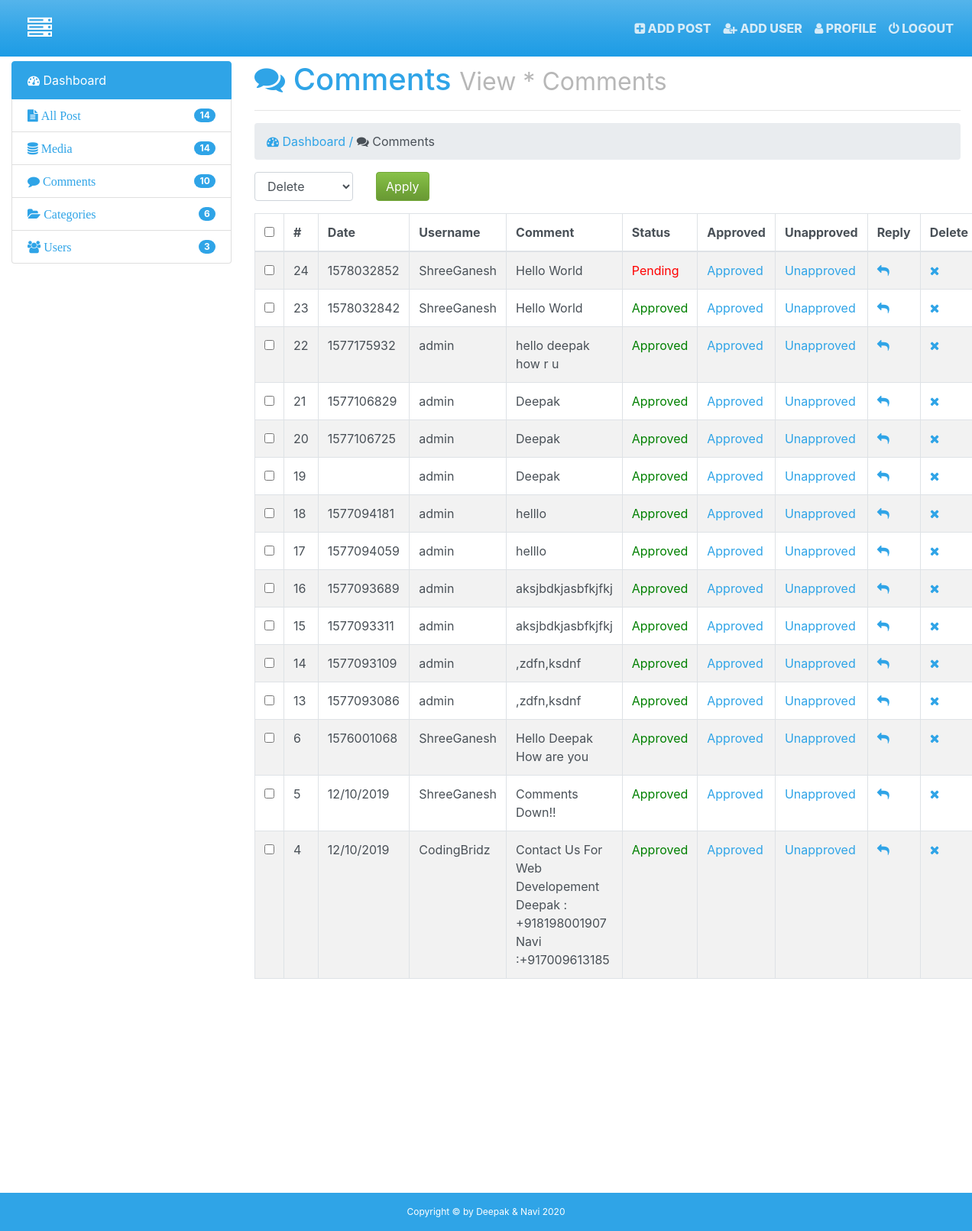
Screenshot of /admin/comments.php (signed in) with the database file from the repository.
### tables this page shows
CREATE TABLE `comments` (
  `id` int(11) NOT NULL,
  `date` varchar(100) NOT NULL,
  `name` varchar(255) NOT NULL,
  `username` varchar(255) NOT NULL,
  `post_id` int(11) NOT NULL,
  `email` varchar(255) NOT NULL,
  `website` varchar(255) NOT NULL,
  `image` varchar(255) NOT NULL,
  `comment` text NOT NULL,
  `status` varchar(255) NOT NULL
);

### admin/comments.php (the view, shortened to what this page needs)
<!DOCTYPE html>
<html>
  <head>
    <?php require_once('inc/top.php');?>
  </head>
  <body>
    <?php require_once('inc/header.php');?>
  <div class="container-fluid">
    <div class="row">
      <div class="col-md-3">
        <?php require_once('inc/sidebar.php');?>
      </div>
      <div class="col-md-9">
        <h1><i class="fa fa-comments"></i>&nbspComments
          <small class="smalld">View * Comments</small>
          <hr>
        </h1>
        <ol class="breadcrumb">
          <li><a href="index.html"><i class="fa fa-tachometer"></i> Dashboard /&nbsp </a></li>
          <li class="active"><i class="fa fa-comments"></i> Comments</li>
        </ol>
        <?php
      $query = "SELECT * FROM comments ORDER BY id DESC";
      $run = mysqli_query($con,$query);
      if (mysqli_num_rows($run) > 0) {
        ?>
        <form action="" method="post">
        <div class="row">
          <div class="col-md-6">
                <div class="row">
                  <div class="col-md-4">
                    <div class="form-group">
                      <select class="form-control" name="bulk-options" id="">
                        <option value="delete">Delete</option>
                      </select>
                    </div>
                  </div>
                  <div class="col-md-8">
                    <input type="submit" name="" class="btn btn-success" value="Apply">
                  </div>
                </div>
          </div>
           <div class="col-md-6">
          </div>
        </div>
        <table class="table table-hover table-bordered table-striped">
          <thead>
            <tr>
              <th><input type="checkbox" name="" id="selectallboxes"></th>
              <th>#</th>
              <th>Date</th>
              <th>Username</th>
              <th>Comment</th>
              <th>Status</th>
              <th>Approved</th>
              <th>Unapproved</th>
              <th>Reply</th>
              <th>Delete</th>
            </tr>
          </thead>
          <tbody>
            <?php
            while ($row = mysqli_fetch_array($run)) {
              $id = $row['id'];
              $username= $row['username'];
              $status= $row['status'];
              $comment= $row['comment'];
              $post_id= $row['post_id'];
              $date = $row['date'];
            ?>
            <tr>
              <td><input type="checkbox" name="checkboxes[]" value="<?php echo $id;?>" class="checkboxes"></td>
              <td><?php  echo $id; ?></td>
              <td><?php  echo $date; ?></td>
              <td><?php echo $username;?></td>
              <td><?php echo $comment;?></td>
              <td><span style="color:<?php if ($status == 'approved') {
                echo 'green';
              }
              else if ($status == 'pending') {
                echo 'red';
              }
              ?>"><?php echo ucfirst($status);?></span></td>
              <td><a href="comments.php?approved=<?php echo $id; ?>">Approved</a></td>
              <td><a href="comments.php?unapproved=<?php echo $id; ?>">Unapproved</a></td>
              <td><a href="comments.php?reply=<?php echo $post_id; ?>"><i class="fa fa-reply"></i></a></td>
              <td><a href="comments.php?del=<?php echo  $id; ?>"><i class="fa fa-times"></i></a></td>
            </tr>
            <?php
               }
            ?>
          </tbody>
        </table>
        <?php
        }
      else{
           echo "<center><h2>No Users Avialable Now</h2></center>";
      }
        ?>
        </form>
      </div>
    </div>
  </div><br>
  <?php require_once('inc/footer.php');?>
  </body>
</html>

### admin/css/style.css (style rules this page uses)
body { padding-top: 80px; }
.smalld { color: #B7B7B7; }

### rows the page displays
comments: id "24", date "1578032852", username "ShreeGanesh", comment "Hello World", status "Pending"
comments: id "23", date "1578032842", username "ShreeGanesh", comment "Hello World", status "Approved"
comments: id "22", date "1577175932", username "admin", comment "hello deepak how r u", status "Approved"
comments: id "21", date "1577106829", username "admin", comment "Deepak", status "Approved"
comments: id "20", date "1577106725", username "admin", comment "Deepak", status "Approved"
comments: id "19", username "admin", comment "Deepak", status "Approved"
comments: id "18", date "1577094181", username "admin", comment "helllo", status "Approved"
comments: id "17", date "1577094059", username "admin", comment "helllo", status "Approved"
comments: id "16", date "1577093689", username "admin", comment "aksjbdkjasbfkjfkj", status "Approved"
comments: id "15", date "1577093311", username "admin", comment "aksjbdkjasbfkjfkj", status "Approved"
comments: id "14", date "1577093109", username "admin", comment ",zdfn,ksdnf", status "Approved"
comments: id "13", date "1577093086", username "admin", comment ",zdfn,ksdnf", status "Approved"
comments: id "6", date "1576001068", username "ShreeGanesh", comment "Hello Deepak How are you", status "Approved"
comments: id "5", date "12/10/2019", username "ShreeGanesh", comment "Comments Down!!", status "Approved"
comments: id "4", date "12/10/2019", username "CodingBridz", comment "Contact Us For Web Developement Deepak : +918198001907 Navi :+917009613185", status "Approved"
